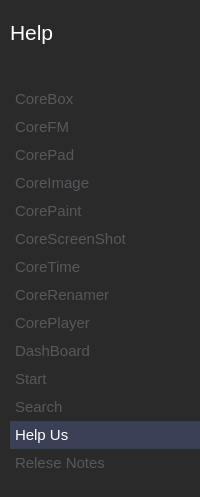
    <widget class="QWidget" name="shortcut" native="true">
     <property name="sizePolicy">
      <sizepolicy hsizetype="Expanding" vsizetype="Expanding">
       <horstretch>0</horstretch>
       <verstretch>0</verstretch>
      </sizepolicy>
     </property>
     <property name="minimumSize">
      <size>
       <width>200</width>
       <height>0</height>
      </size>
     </property>
     <property name="maximumSize">
      <size>
       <width>230</width>
       <height>16777215</height>
      </size>
     </property>
     <property name="styleSheet">
      <string notr="true">QWidget{
background-color: #2A2A2A;
color: #ffffff;
border: 1px #161616;
}</string>
     </property>
     <layout class="QVBoxLayout" name="verticalLayout_6">
      <property name="spacing">
       <number>0</number>
      </property>
      <property name="leftMargin">
       <number>10</number>
      </property>
      <property name="topMargin">
       <number>20</number>
      </property>
      <property name="rightMargin">
       <number>0</number>
      </property>
      <property name="bottomMargin">
       <number>10</number>
      </property>
      <item>
       <widget class="QPushButton" name="title">
        <property name="font">
         <font>
          <pointsize>16</pointsize>
         </font>
        </property>
        <property name="layoutDirection">
         <enum>Qt::LeftToRight</enum>
        </property>
        <property name="styleSheet">
         <string notr="true">Text-align:left
</string>
        </property>
        <property name="text">
         <string notr="true">Help</string>
        </property>
        <property name="icon">
         <iconset resource="../icons.qrc">
          <normaloff>:/icons/Help.svg</normaloff>:/icons/Help.svg</iconset>
        </property>
        <property name="iconSize">
         <size>
          <width>24</width>
          <height>24</height>
         </size>
        </property>
        <property name="flat">
         <bool>true</bool>
        </property>
       </widget>
      </item>
      <item>
       <spacer name="verticalSpacer_7">
        <property name="orientation">
         <enum>Qt::Vertical</enum>
        </property>
        <property name="sizeType">
         <enum>QSizePolicy::Preferred</enum>
        </property>
        <property name="sizeHint" stdset="0">
         <size>
          <width>20</width>
          <height>40</height>
         </size>
        </property>
       </spacer>
      </item>
      <item>
       <widget class="QPushButton" name="corebox">
        <property name="font">
         <font>
          <pointsize>11</pointsize>
         </font>
        </property>
        <property name="styleSheet">
         <string notr="true">QPushButton{
Text-align:left;
padding: 5px 5px 5px 5px;
}
QPushButton:checked{
background-color:#3A4055; 
}
QPushButton:!checked{
color: #57585D ;
}</string>
        </property>
        <property name="text">
         <string>CoreBox</string>
        </property>
        <property name="iconSize">
         <size>
          <width>22</width>
          <height>22</height>
         </size>
        </property>
        <property name="checkable">
         <bool>true</bool>
        </property>
        <property name="checked">
         <bool>false</bool>
        </property>
       </widget>
      </item>
      <item>
       <widget class="QPushButton" name="corefm">
        <property name="font">
         <font>
          <pointsize>11</pointsize>
         </font>
        </property>
        <property name="styleSheet">
         <string notr="true">QPushButton{
Text-align:left;
padding: 5px 5px 5px 5px;
}
QPushButton:checked{
background-color:#3A4055; 
}
QPushButton:!checked{
color: #57585D ;
}</string>
        </property>
        <property name="text">
         <string>CoreFM</string>
        </property>
        <property name="iconSize">
         <size>
          <width>22</width>
          <height>22</height>
         </size>
        </property>
        <property name="checkable">
         <bool>true</bool>
        </property>
        <property name="flat">
         <bool>true</bool>
        </property>
       </widget>
      </item>
      <item>
       <widget class="QPushButton" name="corepad">
        <property name="font">
         <font>
          <pointsize>11</pointsize>
         </font>
        </property>
        <property name="styleSheet">
         <string notr="true">QPushButton{
Text-align:left;
padding: 5px 5px 5px 5px;
}
QPushButton:checked{
background-color:#3A4055; 
}
QPushButton:!checked{
color: #57585D ;
}</string>
        </property>
        <property name="text">
         <string>CorePad</string>
        </property>
        <property name="iconSize">
         <size>
          <width>22</width>
          <height>22</height>
         </size>
        </property>
        <property name="checkable">
         <bool>true</bool>
        </property>
        <property name="flat">
         <bool>true</bool>
        </property>
       </widget>
      </item>
      <item>
       <widget class="QPushButton" name="coreimage">
        <property name="font">
         <font>
          <pointsize>11</pointsize>
         </font>
        </property>
        <property name="styleSheet">
         <string notr="true">QPushButton{
Text-align:left;
padding: 5px 5px 5px 5px;
}
QPushButton:checked{
background-color:#3A4055; 
}
QPushButton:!checked{
color: #57585D ;
}</string>
        </property>
        <property name="text">
         <string>CoreImage</string>
        </property>
        <property name="iconSize">
         <size>
          <width>22</width>
          <height>22</height>
         </size>
        </property>
        <property name="checkable">
         <bool>true</bool>
        </property>
        <property name="flat">
         <bool>true</bool>
        </property>
       </widget>
      </item>
      <item>
       <widget class="QPushButton" name="corepaint">
        <property name="font">
         <font>
          <pointsize>11</pointsize>
         </font>
        </property>
        <property name="styleSheet">
         <string notr="true">QPushButton{
Text-align:left;
padding: 5px 5px 5px 5px;
}
QPushButton:checked{
background-color:#3A4055; 
}
QPushButton:!checked{
color: #57585D ;
}</string>
        </property>
        <property name="text">
         <string>CorePaint</string>
        </property>
        <property name="iconSize">
         <size>
          <width>22</width>
          <height>22</height>
         </size>
        </property>
        <property name="checkable">
         <bool>true</bool>
        </property>
        <property name="flat">
         <bool>true</bool>
        </property>
       </widget>
      </item>
      <item>
       <widget class="QPushButton" name="corescrshot">
        <property name="font">
         <font>
          <pointsize>11</pointsize>
         </font>
        </property>
        <property name="styleSheet">
         <string notr="true">QPushButton{
Text-align:left;
padding: 5px 5px 5px 5px;
}
QPushButton:checked{
background-color:#3A4055; 
}
QPushButton:!checked{
color: #57585D ;
}</string>
        </property>
        <property name="text">
         <string>CoreScreenShot</string>
        </property>
        <property name="iconSize">
         <size>
          <width>22</width>
          <height>22</height>
         </size>
        </property>
        <property name="checkable">
         <bool>true</bool>
        </property>
        <property name="flat">
         <bool>true</bool>
        </property>
       </widget>
      </item>
      <item>
       <widget class="QPushButton" name="coretime">
        <property name="font">
         <font>
          <pointsize>11</pointsize>
         </font>
        </property>
        <property name="styleSheet">
         <string notr="true">QPushButton{
Text-align:left;
padding: 5px 5px 5px 5px;
}
QPushButton:checked{
background-color:#3A4055; 
}
QPushButton:!checked{
color: #57585D ;
}</string>
        </property>
        <property name="text">
         <string>CoreTime</string>
        </property>
        <property name="iconSize">
         <size>
          <width>22</width>
          <height>22</height>
         </size>
        </property>
        <property name="checkable">
         <bool>true</bool>
        </property>
        <property name="flat">
         <bool>true</bool>
        </property>
       </widget>
      </item>
      <item>
       <widget class="QPushButton" name="corerenamer">
        <property name="font">
         <font>
          <pointsize>11</pointsize>
         </font>
        </property>
        <property name="styleSheet">
         <string notr="true">QPushButton{
Text-align:left;
padding: 5px 5px 5px 5px;
}
QPushButton:checked{
background-color:#3A4055; 
}
QPushButton:!checked{
color: #57585D ;
}</string>
        </property>
        <property name="text">
         <string>CoreRenamer</string>
        </property>
        <property name="iconSize">
         <size>
          <width>22</width>
          <height>22</height>
         </size>
        </property>
        <property name="checkable">
         <bool>true</bool>
        </property>
        <property name="flat">
         <bool>true</bool>
        </property>
       </widget>
      </item>
      <item>
       <widget class="QPushButton" name="coreplayer">
        <property name="font">
         <font>
          <pointsize>11</pointsize>
         </font>
        </property>
        <property name="styleSheet">
         <string notr="true">QPushButton{
Text-align:left;
padding: 5px 5px 5px 5px;
}
QPushButton:checked{
background-color:#3A4055; 
}
QPushButton:!checked{
color: #57585D ;
}</string>
        </property>
        <property name="text">
         <string>CorePlayer</string>
        </property>
        <property name="iconSize">
         <size>
          <width>22</width>
          <height>22</height>
         </size>
        </property>
        <property name="checkable">
         <bool>true</bool>
        </property>
        <property name="flat">
         <bool>true</bool>
        </property>
       </widget>
      </item>
      <item>
       <widget class="QPushButton" name="dashboard">
        <property name="font">
         <font>
          <pointsize>11</pointsize>
         </font>
        </property>
        <property name="styleSheet">
         <string notr="true">QPushButton{
Text-align:left;
padding: 5px 5px 5px 5px;
}
QPushButton:checked{
background-color:#3A4055; 
}
QPushButton:!checked{
color: #57585D ;
}</string>
        </property>
        <property name="text">
         <string>DashBoard</string>
        </property>
        <property name="iconSize">
         <size>
          <width>22</width>
          <height>22</height>
         </size>
        </property>
        <property name="checkable">
         <bool>true</bool>
        </property>
        <property name="flat">
         <bool>true</bool>
        </property>
       </widget>
      </item>
      <item>
       <widget class="QPushButton" name="start">
        <property name="font">
         <font>
          <pointsize>11</pointsize>
         </font>
        </property>
        <property name="styleSheet">
         <string notr="true">QPushButton{
Text-align:left;
padding: 5px 5px 5px 5px;
}
QPushButton:checked{
background-color:#3A4055; 
}
QPushButton:!checked{
color: #57585D ;
}</string>
        </property>
        <property name="text">
         <string>Start</string>
        </property>
        <property name="iconSize">
         <size>
          <width>22</width>
          <height>22</height>
         </size>
        </property>
        <property name="checkable">
         <bool>true</bool>
        </property>
        <property name="flat">
         <bool>true</bool>
        </property>
       </widget>
      </item>
      <item>
       <widget class="QPushButton" name="search">
        <property name="font">
         <font>
          <pointsize>11</pointsize>
         </font>
        </property>
        <property name="styleSheet">
         <string notr="true">QPushButton{
Text-align:left;
padding: 5px 5px 5px 5px;
}
QPushButton:checked{
background-color:#3A4055; 
}
QPushButton:!checked{
color: #57585D ;
}</string>
        </property>
        <property name="text">
         <string>Search</string>
        </property>
        <property name="checkable">
         <bool>true</bool>
        </property>
       </widget>
      </item>
      <item>
       <widget class="QPushButton" name="helpus">
        <property name="font">
         <font>
          <pointsize>11</pointsize>
         </font>
        </property>
        <property name="styleSheet">
         <string notr="true">QPushButton{
Text-align:left;
padding: 5px 5px 5px 5px;
}
QPushButton:checked{
background-color:#3A4055; 
}
QPushButton:!checked{
color: #57585D ;
}</string>
        </property>
        <property name="text">
         <string>Help Us</string>
        </property>
        <property name="iconSize">
         <size>
          <width>22</width>
          <height>22</height>
         </size>
        </property>
        <property name="checkable">
         <bool>true</bool>
        </property>
        <property name="checked">
         <bool>true</bool>
        </property>
        <property name="flat">
         <bool>true</bool>
        </property>
       </widget>
      </item>
      <item>
       <widget class="QPushButton" name="relesenotes">
        <property name="font">
         <font>
          <pointsize>11</pointsize>
         </font>
        </property>
        <property name="styleSheet">
         <string notr="true">QPushButton{
Text-align:left;
padding: 5px 5px 5px 5px;
}
QPushButton:checked{
background-color:#3A4055; 
}
QPushButton:!checked{
color: #57585D ;
}</string>
        </property>
        <property name="text">
         <string>Relese Notes</string>
        </property>
        <property name="checkable">
         <bool>true</bool>
        </property>
       </widget>
      </item>
      <item>
       <spacer name="verticalSpacer_8">
        <property name="orientation">
         <enum>Qt::Vertical</enum>
        </property>
        <property name="sizeHint" stdset="0">
         <size>
          <width>20</width>
          <height>10</height>
         </size>
        </property>
       </spacer>
      </item>
     </layout>
    </widget>
